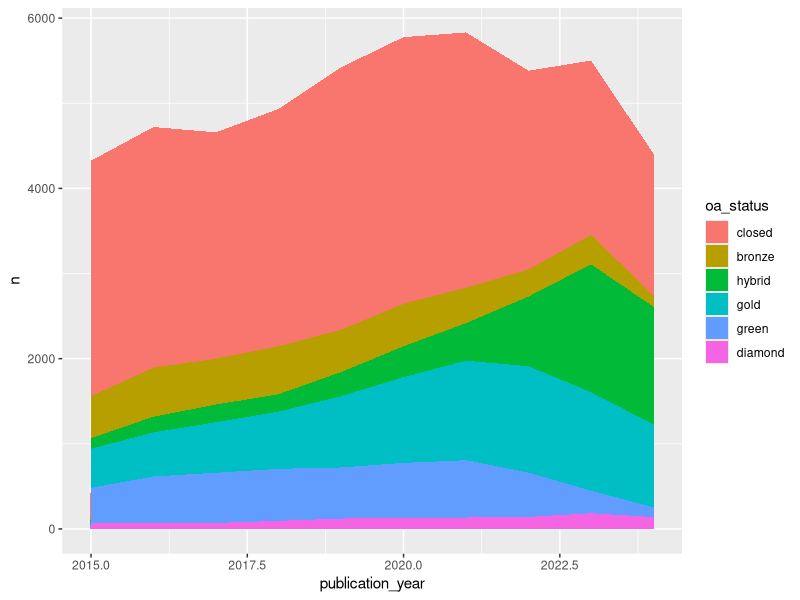
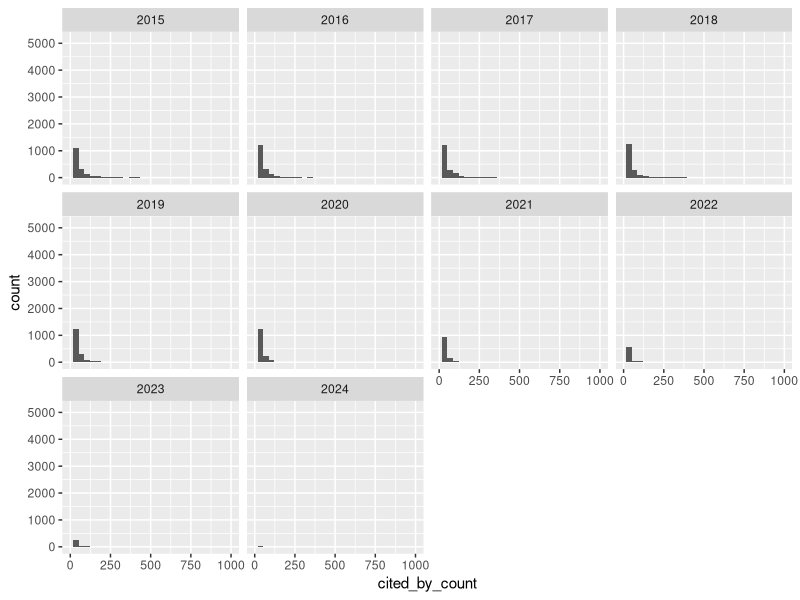
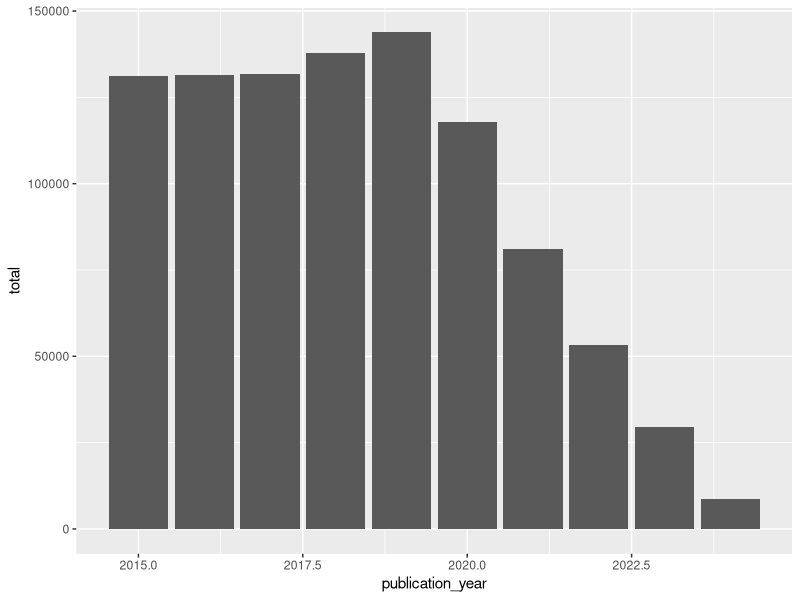
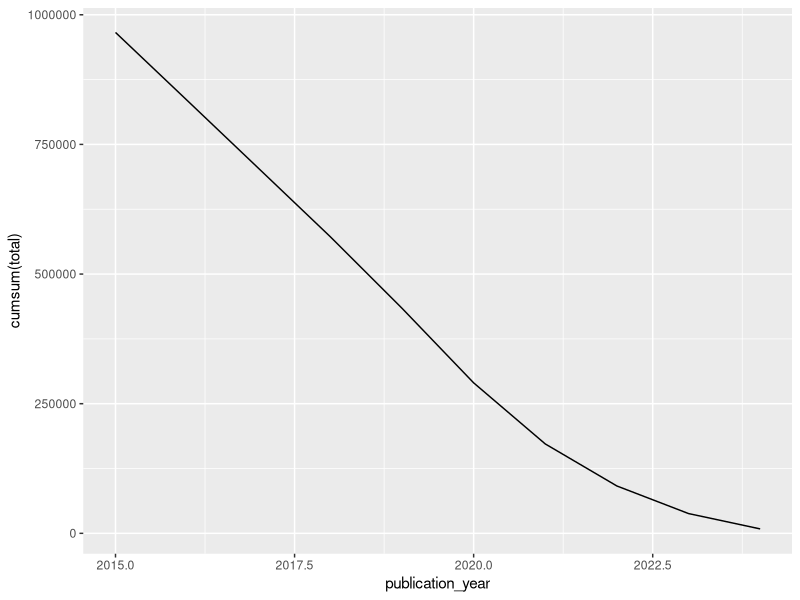
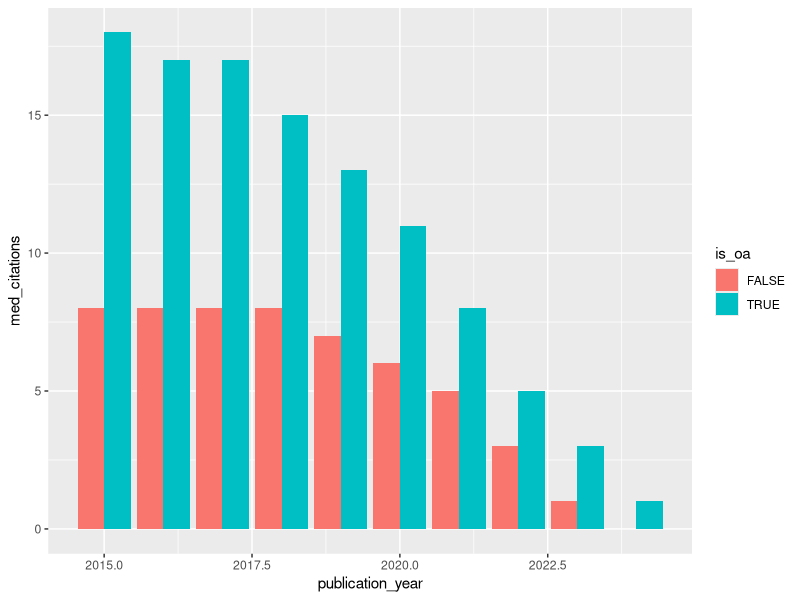
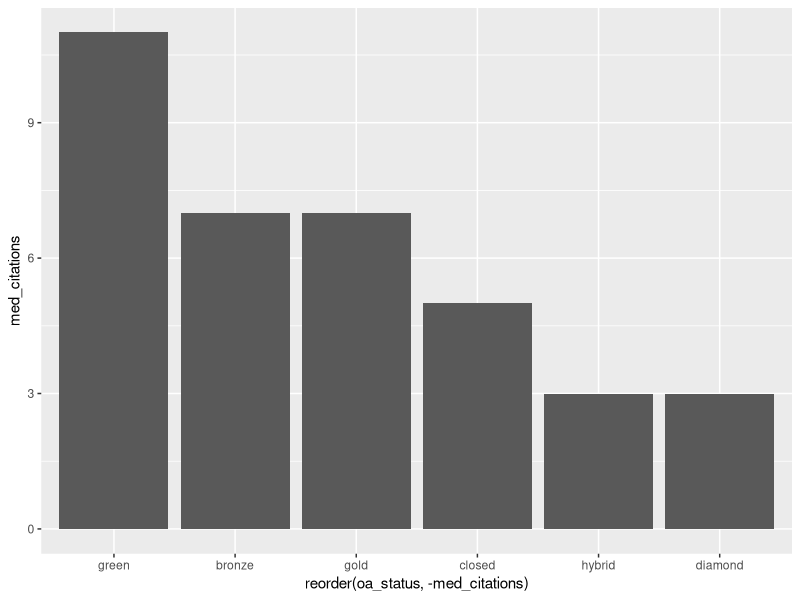
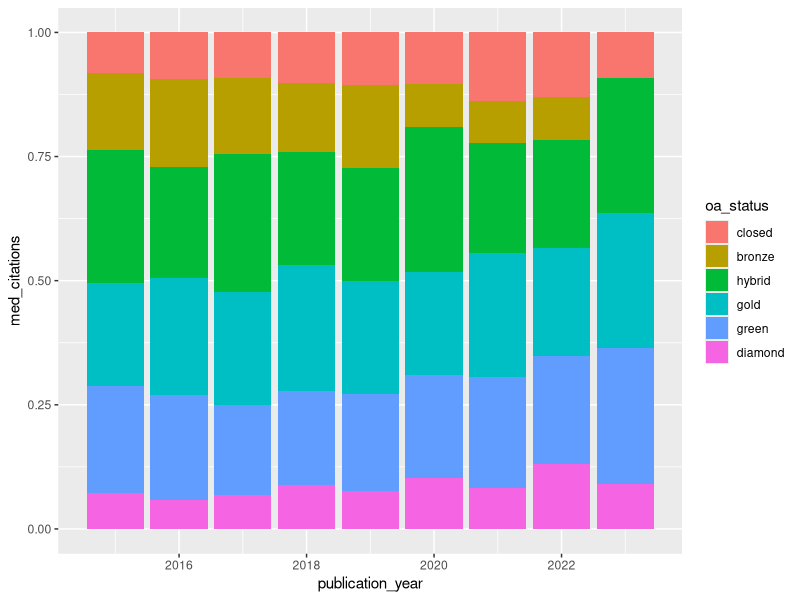

Generate these figures, in order, with R:
## ---- chunk 1
library(dplyr)
library(ggplot2)
library(scales)
library(tidyr)

citations <- read.csv("uoa-citations.csv")
## ---- chunk 2
# Publication output over time by oa status

citations$oa_status <- factor(citations$oa_status, levels = c("closed",
                                                              "bronze",
                                                              "hybrid",
                                                              "gold",
                                                              "green",
                                                              "diamond"))

citations |> 
  group_by(publication_year, oa_status) |> 
  tally() |> 
  ggplot(aes(x = publication_year, y = n, fill = oa_status)) +
  geom_area()
  
## ---- chunk 3
# Number of different items in each type

citations |> 
  count(type) |> 
  mutate(freq = n / sum(n)) |> 
  arrange(desc(n))
  
## ---- chunk 4
# Spread of citations for each year

citations |> 
  ggplot(aes(x = cited_by_count)) +
  geom_histogram() +
  xlim(0,1000) +
  facet_wrap(vars(publication_year))
## ---- chunk 5
# Number of citations each year (table)

citations |> 
  group_by(publication_year) |> 
  summarise(
    total = sum(cited_by_count),
    median = median(cited_by_count),
    average = mean(cited_by_count)
  ) |> 
  arrange(desc(publication_year))
## ---- chunk 6
# Number of citations each year (plot)

citations |> 
  group_by(publication_year) |> 
  summarise(
    total = sum(cited_by_count),
    median = median(cited_by_count),
    average = mean(cited_by_count)
  ) |> 
  arrange(desc(publication_year)) |> 
  ggplot(aes(x = publication_year, y = total)) +
  geom_col()

## ---- chunk 7
# Cumulative number of citations over time

citations |> 
  group_by(publication_year) |> 
  summarise(
    total = sum(cited_by_count),
    median = median(cited_by_count),
    average = mean(cited_by_count)
  ) |> 
  arrange(desc(publication_year)) |> 
  ggplot(aes(x = publication_year, y = cumsum(total))) +
  geom_line()
## ---- chunk 8
# Overall, mean & median citations, OA vs closed

citations |> 
  group_by(is_oa) |> 
  summarise(
    avg_citations = mean(cited_by_count),
    med_citations = median(cited_by_count)
  )
## ---- chunk 9
# Each year, median citation OA vs closed

citations |> 
  group_by(publication_year, is_oa) |> 
  summarise(
    med_citations = median(cited_by_count)
  ) |> 
  ggplot(aes(x = publication_year, y = med_citations, fill = is_oa)) +
  geom_bar(position="dodge", stat="identity")
## ---- chunk 10
# Difference in citations each year between open vs closed

cit_diff_oa <-
citations |> 
  group_by(publication_year, is_oa) |> 
  summarise(
    med_citations = median(cited_by_count),
  ) |>
  pivot_wider(names_from = is_oa, values_from = med_citations) |> 
  mutate(
    difference = `FALSE` / `TRUE`,
  )

cat("Each year, open access items enjoy median citation rates between", scales::percent(min(cit_diff_oa$difference, na.rm = TRUE)), "and",  scales::percent(max(cit_diff_oa$difference, na.rm = TRUE)), "higher than closed items.")
## ---- chunk 11
# Overall, median citations for each type of OA vs closed

citations |> 
  group_by(oa_status) |> 
  summarise(
    med_citations = median(cited_by_count)
  ) |> 
  ggplot(aes(x = reorder(oa_status, -med_citations), y = med_citations)) +
  geom_col()
## ---- chunk 12
# Each year, median citations for each type of OA vs closed

citations |> 
  filter(publication_year != 2024) |> 
  group_by(publication_year, oa_status) |> 
  summarise(
    med_citations = median(cited_by_count),
  ) |> 
  ggplot(aes(x = publication_year, y = med_citations, fill = oa_status)) +
  geom_bar(position="fill", stat="identity")


